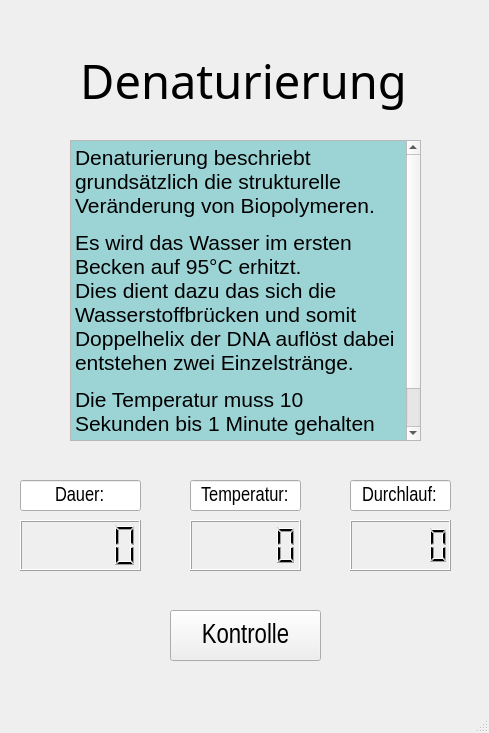
<?xml version="1.0" encoding="UTF-8"?>
<ui version="4.0">
 <class>AblaufWindowDenat</class>
 <widget class="QMainWindow" name="AblaufWindowDenat">
  <property name="geometry">
   <rect>
    <x>0</x>
    <y>0</y>
    <width>489</width>
    <height>733</height>
   </rect>
  </property>
  <property name="windowTitle">
   <string>Denaturierung</string>
  </property>
  <widget class="QWidget" name="centralwidget">
   <widget class="QTextEdit" name="textEdit">
    <property name="geometry">
     <rect>
      <x>70</x>
      <y>140</y>
      <width>351</width>
      <height>301</height>
     </rect>
    </property>
    <property name="readOnly">
     <bool>true</bool>
    </property>
    <property name="html">
     <string>&lt;!DOCTYPE HTML PUBLIC &quot;-//W3C//DTD HTML 4.0//EN&quot; &quot;http://www.w3.org/TR/REC-html40/strict.dtd&quot;&gt;
&lt;html&gt;&lt;head&gt;&lt;meta name=&quot;qrichtext&quot; content=&quot;1&quot; /&gt;&lt;meta charset=&quot;utf-8&quot; /&gt;&lt;style type=&quot;text/css&quot;&gt;
p, li { white-space: pre-wrap; }
hr { height: 1px; border-width: 0; }
li.unchecked::marker { content: &quot;\2610&quot;; }
li.checked::marker { content: &quot;\2612&quot;; }
&lt;/style&gt;&lt;/head&gt;&lt;body style=&quot; font-family:'Segoe UI'; font-size:9pt; font-weight:400; font-style:normal;&quot; bgcolor=&quot;#9cd4d6&quot;&gt;
&lt;p style=&quot; margin-top:12px; margin-bottom:12px; margin-left:0px; margin-right:0px; -qt-block-indent:0; text-indent:0px;&quot;&gt;&lt;span style=&quot; font-family:'Arial Narrow','sans-serif'; font-size:16pt;&quot;&gt;Denaturierung beschriebt grundsätzlich die strukturelle Veränderung von Biopolymeren.&lt;/span&gt;&lt;/p&gt;
&lt;p style=&quot; margin-top:12px; margin-bottom:12px; margin-left:0px; margin-right:0px; -qt-block-indent:0; text-indent:0px;&quot;&gt;&lt;span style=&quot; font-family:'Arial Narrow','sans-serif'; font-size:16pt;&quot;&gt;Es wird das Wasser im ersten Becken auf 95°C erhitzt. &lt;br /&gt;Dies dient dazu das sich die Wasserstoffbrücken und somit Doppelhelix der DNA auflöst dabei entstehen zwei Einzelstränge. &lt;/span&gt;&lt;/p&gt;
&lt;p style=&quot; margin-top:12px; margin-bottom:12px; margin-left:0px; margin-right:0px; -qt-block-indent:0; text-indent:0px;&quot;&gt;&lt;span style=&quot; font-family:'Arial Narrow','sans-serif'; font-size:16pt;&quot;&gt;Die Temperatur muss 10 Sekunden bis 1 Minute gehalten werden, um sicherzustelle das jede Doppelhelix zerstört wurde.&lt;/span&gt;&lt;span style=&quot; font-family:'Arial Narrow'; font-size:16pt;&quot;&gt; &lt;/span&gt;&lt;/p&gt;&lt;/body&gt;&lt;/html&gt;</string>
    </property>
   </widget>
   <widget class="QLabel" name="label">
    <property name="geometry">
     <rect>
      <x>-2</x>
      <y>50</y>
      <width>491</width>
      <height>61</height>
     </rect>
    </property>
    <property name="font">
     <font>
      <family>Tw Cen MT</family>
      <pointsize>35</pointsize>
      <bold>false</bold>
     </font>
    </property>
    <property name="text">
     <string>Denaturierung</string>
    </property>
    <property name="alignment">
     <set>Qt::AlignCenter</set>
    </property>
   </widget>
   <widget class="QPushButton" name="btn_Kontrolle">
    <property name="geometry">
     <rect>
      <x>170</x>
      <y>610</y>
      <width>151</width>
      <height>51</height>
     </rect>
    </property>
    <property name="font">
     <font>
      <family>Arial Narrow</family>
      <pointsize>20</pointsize>
     </font>
    </property>
    <property name="text">
     <string>Kontrolle</string>
    </property>
   </widget>
   <widget class="QLCDNumber" name="DL_zaehler">
    <property name="geometry">
     <rect>
      <x>350</x>
      <y>520</y>
      <width>101</width>
      <height>51</height>
     </rect>
    </property>
   </widget>
   <widget class="QLineEdit" name="DL_line">
    <property name="geometry">
     <rect>
      <x>350</x>
      <y>480</y>
      <width>101</width>
      <height>31</height>
     </rect>
    </property>
    <property name="font">
     <font>
      <family>Arial Narrow</family>
      <pointsize>15</pointsize>
     </font>
    </property>
    <property name="text">
     <string>Durchlauf:</string>
    </property>
    <property name="alignment">
     <set>Qt::AlignCenter</set>
    </property>
    <property name="readOnly">
     <bool>true</bool>
    </property>
   </widget>
   <widget class="QLCDNumber" name="Timer_zaehler">
    <property name="geometry">
     <rect>
      <x>20</x>
      <y>520</y>
      <width>121</width>
      <height>51</height>
     </rect>
    </property>
   </widget>
   <widget class="QLineEdit" name="Dauer_line">
    <property name="geometry">
     <rect>
      <x>20</x>
      <y>480</y>
      <width>121</width>
      <height>31</height>
     </rect>
    </property>
    <property name="font">
     <font>
      <family>Arial Narrow</family>
      <pointsize>15</pointsize>
     </font>
    </property>
    <property name="text">
     <string>Dauer:</string>
    </property>
    <property name="alignment">
     <set>Qt::AlignCenter</set>
    </property>
    <property name="readOnly">
     <bool>true</bool>
    </property>
   </widget>
   <widget class="QLCDNumber" name="temp_sensD">
    <property name="geometry">
     <rect>
      <x>190</x>
      <y>520</y>
      <width>111</width>
      <height>51</height>
     </rect>
    </property>
   </widget>
   <widget class="QLineEdit" name="Temp_line">
    <property name="geometry">
     <rect>
      <x>190</x>
      <y>480</y>
      <width>111</width>
      <height>31</height>
     </rect>
    </property>
    <property name="font">
     <font>
      <family>Arial Narrow</family>
      <pointsize>15</pointsize>
     </font>
    </property>
    <property name="text">
     <string>Temperatur:</string>
    </property>
    <property name="alignment">
     <set>Qt::AlignCenter</set>
    </property>
    <property name="readOnly">
     <bool>true</bool>
    </property>
   </widget>
  </widget>
  <widget class="QMenuBar" name="menubar">
   <property name="geometry">
    <rect>
     <x>0</x>
     <y>0</y>
     <width>489</width>
     <height>22</height>
    </rect>
   </property>
  </widget>
  <widget class="QStatusBar" name="statusbar"/>
 </widget>
 <resources/>
 <connections/>
</ui>
